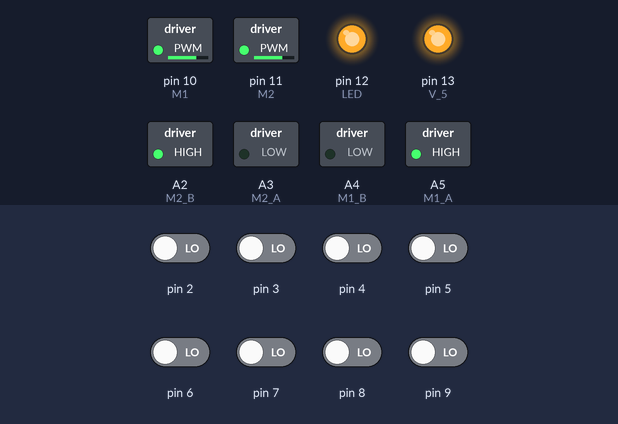
The sketch below on a simulated Arduino Uno, built with avr-gcc and run on an emulated ATmega328P. Shown: switched loads named in the sketch (green lamp = pin HIGH), output pins drawn as LEDs (lit = HIGH). Inputs (shaded band) come from the test bench; at power-on: pin 2–9 LOW.

Above: at 1.2 s.
1.3 s: pin 2 driven HIGH and pin 3 driven HIGH
At 1.7 s:
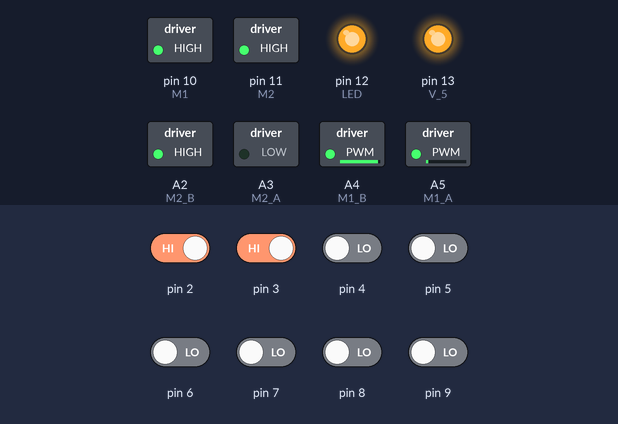
2.8 s: pin 2 driven LOW
At 3.6 s:
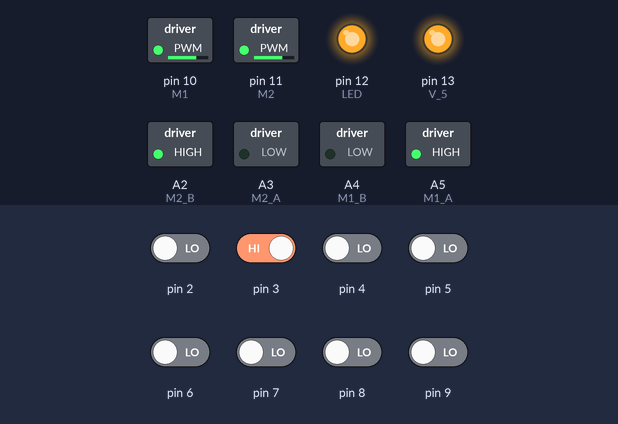
4.3 s: pin 2 driven HIGH
At 5.3 s:
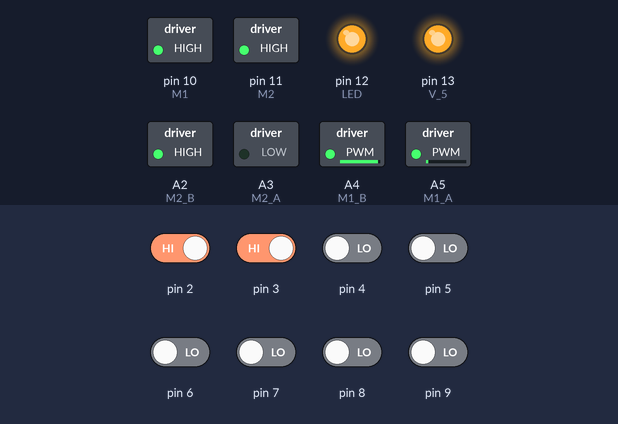
5.8 s: pin 4 driven HIGH
At 8.2 s:
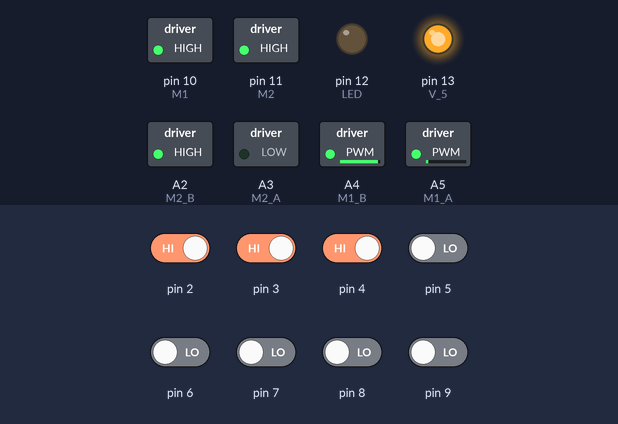
8.7 s: pin 3 driven LOW
At 9.8 s:
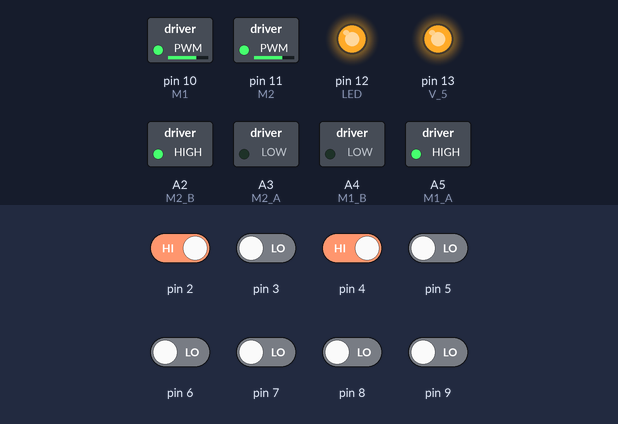
10.2 s: pin 5 driven HIGH
At 12.8 s:
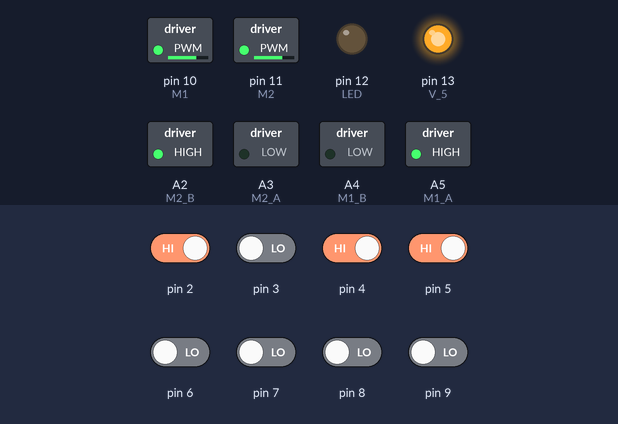
Timing chart, 0 to 14.1 s (numbered marks = the images above; inputs shaded):
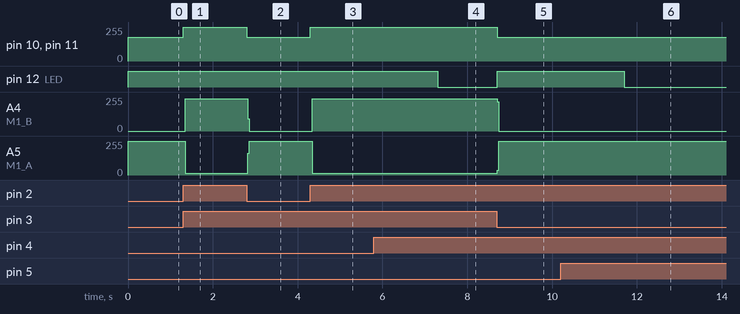

Measured:
- after the input at 1.3 s, pin 10 (M1), pin 11 (M2): 180/255 → 255/255 at once; A4 (M1_B): 0/255 → 242/255 at once; A5 (M1_A): 255/255 → 13/255 at once
- after the input at 2.8 s, pin 10 (M1), pin 11 (M2): 255/255 → 180/255 at once; A4 (M1_B): 242/255 → 0/255 at once; A5 (M1_A): 13/255 → 255/255 at once
- after the input at 4.3 s, pin 10 (M1), pin 11 (M2): 180/255 → 255/255 at once; A4 (M1_B): 0/255 → 242/255 after 0.05 s; A5 (M1_A): 255/255 → 13/255 after 0.05 s
- after the input at 5.8 s, pin 12 (LED): HIGH → LOW after 1.5 s
- after the input at 8.7 s, pin 10 (M1), pin 11 (M2): 255/255 → 180/255 at once; pin 12 (LED): LOW → HIGH at once; A4 (M1_B): 242/255 → 0/255 at once; A5 (M1_A): 13/255 → 255/255 at once
- after the input at 10.2 s, pin 12 (LED): HIGH → LOW after 1.5 s

The sketch:

main_code_rev5.ino
```cpp
#define M1 10//PWM Pin for Motor1
#define M2 11//PWM Pin for Motor2
#define M1_A A5
#define M1_B A4
#define M2_A A3
#define M2_B A2
#define LED 12
#define V_5 13
#define base_speed 180
#define t 2 //delay time
#include <MsTimer2.h>
float kp=1.8, kd=0.2, ki=0.1, M1_speed=base_speed, M2_speed=base_speed, last_error=0;//universal constants
int left_sensor=0b000,mid_sensor=0b00,right_sensor=0b000;
void setup()
{
  int i=2;
  for(i=2;i<10;i++)
    {
       pinMode(i,INPUT);//Reading pin 2-9 as input
    }
   //Serial.begin(9600);//for serial I/O of sensors. Comment out after debugging
   //pin declaration
   pinMode(LED,OUTPUT);//Using Arduino LED for checkpoint alert
   pinMode(V_5,OUTPUT);
   pinMode(M1,OUTPUT);
   pinMode(M2,OUTPUT);
   pinMode(M1_A,OUTPUT);
   pinMode(M2_A,OUTPUT);
   pinMode(M1_B,OUTPUT);
   pinMode(M2_B,OUTPUT);

   //pin initialisation
   digitalWrite(LED,LOW);//set LED as OFF
   digitalWrite(V_5,HIGH);
   digitalWrite(M1_A,HIGH);
   digitalWrite(M1_B,LOW);
   digitalWrite(M2_A,LOW);
   digitalWrite(M2_B,HIGH);
}


void loop()
{
  read_sensor();//read the sensor data and get the error

  //For displaying error using serial I/O
  //delay(1500);
 // Serial.println(String("Error=")+ error);

  int error=calc_error();

  float pid=calc_PID(error);//Calculate PID value
  run_motors(pid);//Set the motor speed using calculated PID
}

int read_sensor(void)
{
  //
  //initialisation
  int arr[10],i,count=0;
  for(i=2;i<10;i++)
    {
      arr[i]=!digitalRead(i);//reading each sensor
      count+=arr[i];//Counting the number of sensors high
    }
   if(count>5)//Treating 5+ sensor high as checkpoint reached. Using MSTimer to autoswitch off LED after 1000ms.
   {
      MsTimer2::set(1500,checkpoint); // 1000ms period
      MsTimer2::start();//Start the timer
      digitalWrite(LED,HIGH);
   }
  //reading left sensor
  left_sensor=(arr[9])*2 + (arr[8]);
  mid_sensor=(arr[7])*8+(arr[6])*4 + arr[5]*2+arr[4];
  right_sensor=(arr[3])*2 + arr[2];

  digitalWrite(M1_A,HIGH);
  digitalWrite(M1_B,LOW);
  digitalWrite(M2_A,LOW);
  digitalWrite(M2_B,HIGH);
}

int calc_error()
{
  if (left_sensor!=0 && right_sensor!=0)
    return 0;
  else if(left_sensor!=0)
    return 375;

  else if(right_sensor!=0)
    return -375;

  else if(mid_sensor!=0)
  {
    switch(mid_sensor)
    {
      case 0b0000:
        return 0;
      case 0b0001:
        return -100;
      case 0b0010:
        return -50;
      case 0b0100:
        return 50;
      case 0b1000:
        return 100;
      case 0b0011:
        return -80;
      case 0b0110:
        return 0;
      case 0b1100:
        return 80;
      case 0b0111:
        return -50;
      case 0b1110:
        return 50;
      case 0b1111:
        return 0;
      default :
        return 0;
    }

  }
  else
    return 0;
}
float calc_PID(int ERR)
{
  float error=float(ERR);
  float pid=kp*error+kd*(error-last_error)+ki*(error+last_error);//PID algorithm
  /*Experimental block to increase speed at straight paths. Comment out if it proves to be unstable*/
  /*if(last_error==0 && error==0)
  {
    M1_speed+=2;
    M2_speed+=2;
  }
  else
  {
    M1_speed=base_speed;
    M2_speed=base_speed;
  }*/
  last_error=error;
  //Serial.println(String("PID = ")+pid);
  return pid;
}
void run_motors(float PID)
{

  float motor1=M1_speed+PID;//speed of Motor1
  float motor2=M2_speed-PID;//Speed of Motor2

  if(motor1>255)//For correcting MAX PWM
    motor1=255;

  if(motor1<0)//For correcting MIN PWM
    motor1=0;

  if(motor2>255)//For correcting MAX PWM
    motor2=255;

  if(motor2<0)//For correcting MIN PWM
    motor2=0;
  //Serial.println(String("Motor1=")+motor1+String(", Motor2=")+motor2); // For debugging. Comment out during actual operation.
  //delay(500);
  if(motor1>=250)
    M1_full();
  else if(motor2>=250)
    M2_full();
  else
  {
    analogWrite(M1,(int)motor1);
    analogWrite(M2,(int)motor2);
    delay(t/2);
  }
  /*delay(500);
  Serial.println(String("PID=")+ PID);
  Serial.println(String("Motor1=")+ motor1);
  Serial.println(String("char Motor1=")+ (int)motor1);
  Serial.println(String("Motor2=")+ motor2);
  Serial.println(String("char Motor2=")+ (int)motor2);*/

}
void checkpoint()//To be called when a checkpoint is reached.
{
  digitalWrite(LED,LOW);
  MsTimer2::stop();
}
void M2_full()
{
   digitalWrite(M2_A,HIGH);
   digitalWrite(M2_B,LOW);
   analogWrite(M1,255);
   analogWrite(M2,255);
   delay(t);
}
void M1_full()
{
   digitalWrite(M1_A,LOW);
   digitalWrite(M1_B,HIGH);
   analogWrite(M1,255);
   analogWrite(M2,255);
   delay(t);
}
```
